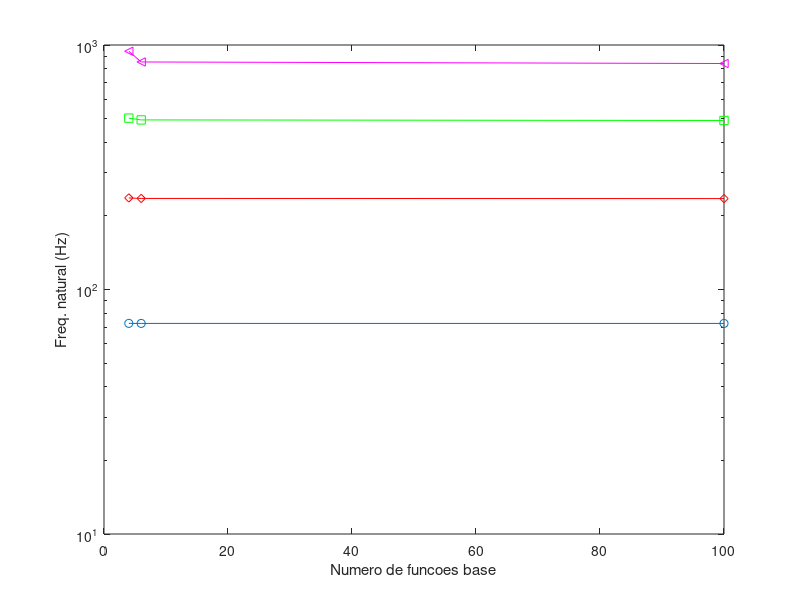
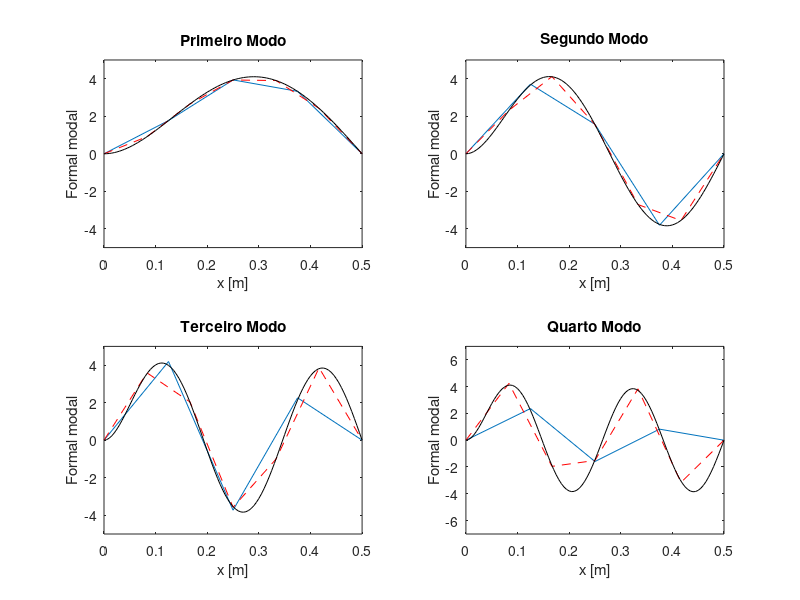

Write the MATLAB code that produced these figures, in order.
%% M?todo de Elementos Finitos - Viga engastada-apoiada
%% Analise Modal
clear all;
close all;

%% Propriedades da viga
L=0.5;
b=0.02;
h=0.005;
A=b*h;
I=b*h^3/12;
pho=2700;
E=7.1e10;

%% Analise
n=[4 6 100]; %Numero de elementos da viga

for m=1:length(n)
    
    %Montando as matrizes do elemento
    a=L/2/n(m);
    Me=(pho*A*a/105)*[78 22*a 27 -13*a; 22*a 8*a^2 13*a -6*a^2; 27 13*a 78 -22*a; -13*a -6*a^2 -22*a 8*a^2];
    Ke=(E*I/(2*a^3))*[3 3*a -3 3*a; 3*a 4*a^2 -3*a 2*a^2; -3 -3*a 3 -3*a; 3*a 2*a^2 -3*a 4*a^2];
    
    %Montando as matrizes do sistem
    Nn=n(m)+1;
    Ngl=Nn*2;
    M=zeros(Ngl,Ngl);
    K=zeros(Ngl,Ngl);
    for j=1:n(m)
        Mee=zeros(Ngl,Ngl);
        Mee((2*j-1):(2*j+2),(2*j-1):(2*j+2))=Me;
        M=M+Mee;
        Kee=zeros(Ngl,Ngl);
        Kee((2*j-1):(2*j+2),(2*j-1):(2*j+2))=Ke;
        K=K+Kee;
    end
    
    %Aplicando as condicoes de contorno geometricas
    cc=[1 2 Ngl-1]; %Graus de Liberdade que devem ser restritos em ordem crescente.
    for j=1:length(cc)
        M(:,cc(j)-j+1) = []; % 1-1+1=1
        M(cc(j)-j+1,:) = [];
        K(:,cc(j)-j+1) = [];
        K(cc(j)-j+1,:) = [];
    end

    
    [Vc,W]=eig(K,M);
    
    resultados(m).fn=diag(W).^0.5/(2*pi);
    
    %Montando as formas modais
    %% Incluindo os GL das condicoes de contorno
    for j=1:length(cc)
        [s1,s2]=size(Vc);
        nline=zeros(1,s2);
        V1=Vc(1:(cc(j)-1),:);
        V2=Vc(cc(j):s1,:);
        Vc=cat(1,V1,nline,V2);
    end 
    %% Excluido as rotacoes
    V=[];
    for j=1:Ngl/2;
        V(j,:)=Vc(2*j-1,:);
    end
    
%     for j=1:Nn
%        V(1,j)=0;
%        V(2,j)=Vc(1,j);
%        V(3,j)=Vc(3,j);
%        V(4,j)=Vc(5,j);
%        V(5,j)=0;
%     end
    for j=1:size(W,1);
        if sum(V(:,j))>=0
            resultados(m).V(:,j)=V(:,j);
        else
            resultados(m).V(:,j)=-V(:,j);
        end
    end
end


%Comparacao das frequencias naturais
for j=1:4
    for k=1:length(n)
        fn_N(j,k)=resultados(k).fn(j);
    end
end

figure(1);
semilogy(n,fn_N(1,:),'-o');
hold on;
semilogy(n,fn_N(2,:),'-dr');
semilogy(n,fn_N(3,:),'-sg');
semilogy(n,fn_N(4,:),'-<m');
xlabel('Numero de funcoes base')
ylabel('Freq. natural (Hz)')


%Comparacao das formas modais
for j=1:length(n)
    resultados(j).x=0:L/n(j):L;
end
figure(3);
subplot(2,2,1);
plot(resultados(1).x,resultados(1).V(:,1));
hold on;
plot(resultados(2).x,resultados(2).V(:,1),'--r');
plot(resultados(3).x,resultados(3).V(:,1),'-k');
axis([0 0.5 -5 5]);
xlabel('x [m]')
ylabel('Formal modal')
title('Primeiro Modo')

subplot(2,2,2);
plot(resultados(1).x,resultados(1).V(:,2));
hold on;
plot(resultados(2).x,resultados(2).V(:,2),'--r');
plot(resultados(3).x,resultados(3).V(:,2),'-k');
axis([0 0.5 -5 5]);
xlabel('x [m]')
ylabel('Formal modal')
title('Segundo Modo')

subplot(2,2,3);
plot(resultados(1).x,resultados(1).V(:,3));
hold on;
plot(resultados(2).x,resultados(2).V(:,3),'--r');
plot(resultados(3).x,resultados(3).V(:,3),'-k');
axis([0 0.5 -5 5]);
xlabel('x [m]')
ylabel('Formal modal')
title('Terceiro Modo')

subplot(2,2,4);
plot(resultados(1).x,resultados(1).V(:,4));
hold on;
plot(resultados(2).x,resultados(2).V(:,4),'--r');
plot(resultados(3).x,resultados(3).V(:,4),'-k');
axis([0 0.5 -7 7]);
xlabel('x [m]')
ylabel('Formal modal')
title('Quarto Modo')
